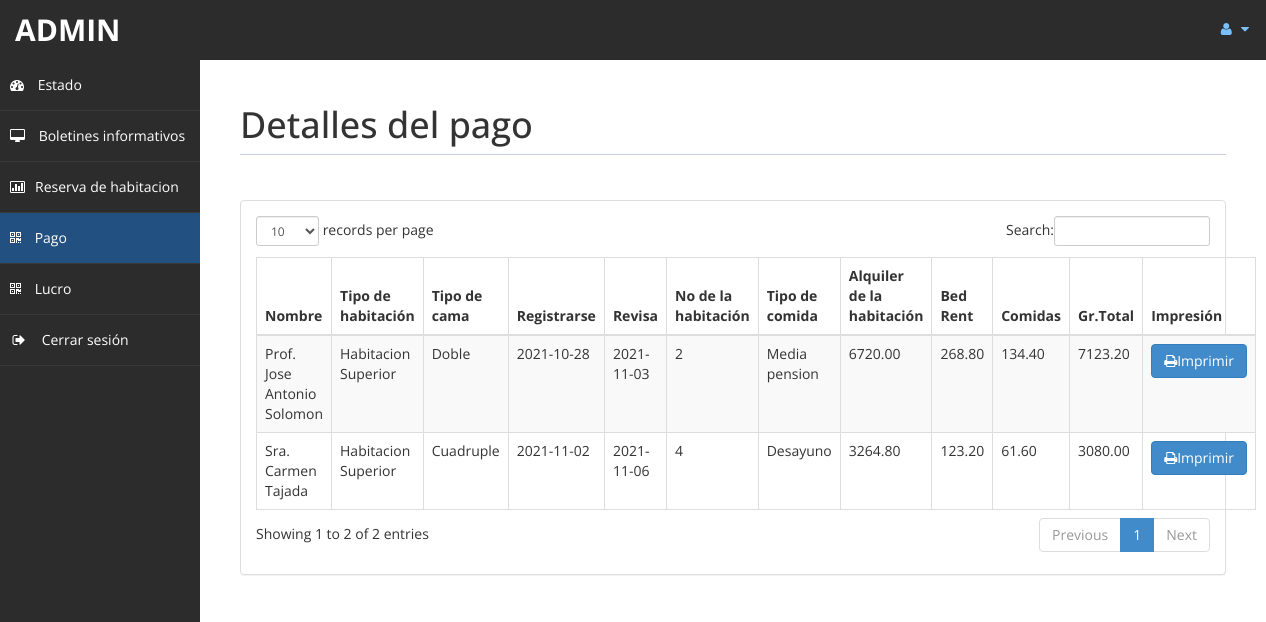
Page /admin/payment.php (signed in) on the committed database.
### tables this page shows
CREATE TABLE `pagos` (
  `id` int(11) DEFAULT NULL,
  `id_reserva` int(10) UNSIGNED NOT NULL,
  `htot` double(8,2) DEFAULT NULL,
  `btot` double(8,2) DEFAULT NULL,
  `ctot` double(8,2) DEFAULT NULL,
  `total` double(8,2) DEFAULT NULL,

  CONSTRAINT PRIMARY KEY (`id`),
  CONSTRAINT FOREIGN KEY (`id_reserva`) REFERENCES `reservas`(`id`) ON UPDATE CASCADE

);

CREATE TABLE `clientes` (
  `id` int(10) UNSIGNED NOT NULL,
  `trato` varchar(5) DEFAULT NULL,
  `nombres` text,
  `apellidos` text,
  `email` varchar(200) DEFAULT NULL,
  `nacionalidad` varchar(50) DEFAULT NULL,
  `pais` varchar(40) DEFAULT NULL,
  `telef` text,
  
  CONSTRAINT PRIMARY KEY (`id`)
);

CREATE TABLE `habitaciones` (
  `id` int(10) UNSIGNED NOT NULL,                
  `tipo_habitacion` varchar(30) DEFAULT NULL,
  `tipo_cama` varchar(20) DEFAULT NULL,
  `estado_hab` varchar(20) DEFAULT NULL,

  CONSTRAINT PRIMARY KEY (`id`)

);

CREATE TABLE `reservas` (
  `id` int(10) UNSIGNED NOT NULL,
  `id_cliente` int(10) UNSIGNED NOT NULL,
  `nro_habitacion` int(10) UNSIGNED NOT NULL,
  `comidas` varchar(30) DEFAULT NULL,
  `fecha_entrada` date DEFAULT NULL,
  `fecha_salida` date DEFAULT NULL,
  `estado` varchar(15) DEFAULT NULL,
  `cant_dias` int(11) DEFAULT NULL,
  
  CONSTRAINT PRIMARY KEY (`id`)

);

### admin/payment.php (the view, shortened to what this page needs)
<!DOCTYPE html>
<html xmlns="http://www.w3.org/1999/xhtml">
<head>
    <link href="assets/css/bootstrap.css" rel="stylesheet" />
    <link href="assets/css/font-awesome.css" rel="stylesheet" />
    <link href="assets/css/custom-styles.css" rel="stylesheet" />
    <link href="assets/js/dataTables/dataTables.bootstrap.css" rel="stylesheet" />
</head>
<body>
    <div id="wrapper">
        <nav class="navbar navbar-default top-navbar" role="navigation">
            <div class="navbar-header">
                <a class="navbar-brand" href="home.php"><?php echo $_SESSION["user"]; ?> </a>
            </div>
            <ul class="nav navbar-top-links navbar-right">
                <li class="dropdown">
                    <a class="dropdown-toggle" data-toggle="dropdown" href="#" aria-expanded="false">
                        <i class="fa fa-user fa-fw"></i> <i class="fa fa-caret-down"></i>
                    </a>
                </li>
            </ul>
        </nav>
        <nav class="navbar-default navbar-side" role="navigation">
            <div class="sidebar-collapse">
                <ul class="nav" id="main-menu">
                    <li>
                        <a href="home.php"><i class="fa fa-dashboard"></i> Estado</a>
                    </li>
                    <li>
                        <a  href="messages.php"><i class="fa fa-desktop"></i> Boletines informativos</a>
                    </li>
					<li>
                        <a href="roombook.php"><i class="fa fa-bar-chart-o"></i>Reserva de habitacion</a>
                    </li>
                    <li>
                        <a class="active-menu" href="payment.php"><i class="fa fa-qrcode"></i> Pago</a>
                    </li>
                    <li>
                        <a  href="profit.php"><i class="fa fa-qrcode"></i> Lucro</a>
                    </li>
                    <li>
                        <a href="logout.php" ><i class="fa fa-sign-out fa-fw"></i> Cerrar sesión</a>
                    </li>
            </div>
        </nav>
        <div id="page-wrapper" >
            <div id="page-inner">
			    <div class="row">
                    <div class="col-md-12">
                        <h1 class="page-header">
                          Detalles del pago<small> </small>
                        </h1>
                    </div>
                </div>
                <div class="row">
                    <div class="col-md-12">
                        <div class="panel panel-default">
                            <div class="panel-body">
                                <div class="table-responsive">
                                    <table class="table table-striped table-bordered table-hover" id="dataTables-example">
                                        <thead>
                                            <tr>
                                                <th>Nombre</th>
                                                <th>Tipo de habitación</th>
                                                <th>Tipo de cama</th>
                                                <th>Registrarse</th>
                                                <th>Revisa</th>
                                                <th>No de la habitación</th>
                                                <th>Tipo de comida</th>
                                                <th>Alquiler de la habitación</th>
                                                <th>Bed Rent</th>
                                                <th>Comidas </th>
                                                <th>Gr.Total</th>
                                                <th>Impresión</th>
                                            </tr>
                                        </thead>
                                        <tbody>
                                        <?php
                                            include ('db.php');
                                            $sql="SELECT C.trato, C.nombres, C.apellidos, R.nro_habitacion, H.tipo_habitacion, H.tipo_cama, R.fecha_entrada, R.fecha_salida, R.comidas, P.*
                                                  FROM `pagos` P INNER JOIN `reservas` R ON P.id_reserva = R.id INNER JOIN `clientes` C ON R.id_cliente = C.id INNER JOIN `habitaciones` H ON H.id = R.nro_habitacion;";
                                            $re = mysqli_query($con,$sql);
                                            while($row = mysqli_fetch_array($re)) {
                                                $id = $row['id'];
                                                if($id % 2 ==1 ) {
                                                    echo"<tr class='gradeC'>";
                                                }
                                                else {
                                                    echo"<tr class='gradeU'>";
                                                }
                                                echo   "<td>".$row['trato']." ".$row['nombres']." ".$row['apellidos']."</td>
                                                        <td>".$row['tipo_habitacion']."</td>
                                                        <td>".$row['tipo_cama']."</td>
                                                        <td>".$row['fecha_entrada']."</td>
                                                        <td>".$row['fecha_salida']."</td>
                                                        <td>".$row['nro_habitacion']."</td>
                                                        <td>".$row['comidas']."</td>
                                                        <td>".$row['htot']."</td>
                                                        <td>".$row['ctot']."</td>
                                                        <td>".$row['btot']."</td>
                                                        <td>".$row['total']."</td>
                                                        <td><a href=print.php?pid=".$id ." <button class='btn btn-primary'> <i class='fa fa-print' ></i>Imprimir</button></td>
                                                    </tr>";
                                            }
                                        ?>
                                        </tbody>
                                    </table>
                                </div>
                            </div>
                        </div>
                    </div>
                </div>
            </div>
        </div>
    </div>
</body>
</html>

### admin/assets/css/custom-styles.css (style rules this page uses)
body { font-family: 'Open Sans', sans-serif; }
#wrapper { width: 100%; background: #2c2c2c; }
#page-wrapper { padding: 15px 15px; min-height: 600px; background:#fff; }
#page-inner { width:100%; margin:10px 20px 10px 0px; background-color:transparent; padding:10px; min-height:1200px; }
h1, .h1, h2, .h2, h3, .h3 { margin-top: 7px; margin-bottom: -5px; }
.page-header { padding-bottom: 9px; margin: 10px 0 45px; border-bottom: 1px solid #C7D1DD; }
.top-navbar { margin:0px; }
.top-navbar .navbar-brand { color: #fff; width: 200px; text-align: left; height: 60px; font-size: 30px; font-weight: 700; text-transform: uppercase; line-height: 30px; }
.top-navbar .nav > li { position: relative; display: inline-block; }
.top-navbar .nav > li > a { position: relative; display: block; padding: 19px 15px; color: #77C0FD; }
.active-menu { background-color:#225081!important; }
.sidebar-collapse , .sidebar-collapse .nav { background:none; }
.sidebar-collapse .nav { padding:0; }
.sidebar-collapse .nav > li > a { color:#fff; background:transparent; text-shadow:none; }
.sidebar-collapse > .nav > li > a { padding:15px 10px; }
.sidebar-collapse > .nav > li { border-bottom: 1px solid rgba(107, 108, 109, 0.19); }
.navbar-side { border:none; background-color: transparent; }
.top-navbar { background: #2c2c2c; border-bottom:none; }
.top-navbar .nav > li > a > i { margin-right: 2px; }
.navbar-default { border:0px solid black; }
.navbar-header { background: #2c2c2c; }
.nav > li > a > i { margin-right:10px; }
@media (min-width:768px) { #page-wrapper { margin: 0 0 0 200px; padding: 15px 30px; min-height: 1200px; } }
@media (min-width:768px) { .navbar-side { z-index: 1; position: absolute; width: 200px; } }
@media (min-width:768px) { .navbar { border-radius: 0px; } }

### rows in the picture
pagos: clientes.trato "Prof.", clientes.nombres "Jose Antonio", clientes.apellidos "Solomon", habitaciones.tipo_habitacion "Habitacion Superior", habitaciones.tipo_cama "Doble", id_reserva.fecha_entrada "2021-10-28", id_reserva.fecha_salida "2021-11-03", id_reserva.nro_habitacion "2", id_reserva.comidas "Media pension", htot "6720.00", ctot "268.80", btot "134.40", total "7123.20"
pagos: clientes.trato "Sra.", clientes.nombres "Carmen", clientes.apellidos "Tajada", habitaciones.tipo_habitacion "Habitacion Superior", habitaciones.tipo_cama "Cuadruple", id_reserva.fecha_entrada "2021-11-02", id_reserva.fecha_salida "2021-11-06", id_reserva.nro_habitacion "4", id_reserva.comidas "Desayuno", htot "3264.80", ctot "123.20", btot "61.60", total "3080.00"

### other values in the picture
$_SESSION["user"] "ADMIN"
